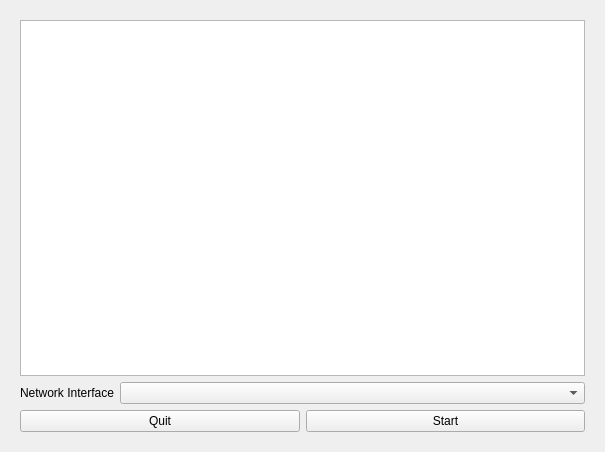
<?xml version="1.0" encoding="UTF-8"?>
<ui version="4.0">
 <class>NetworkTransceiverSlave</class>
 <widget class="QWidget" name="NetworkTransceiverSlave">
  <property name="geometry">
   <rect>
    <x>0</x>
    <y>0</y>
    <width>605</width>
    <height>452</height>
   </rect>
  </property>
  <property name="windowTitle">
   <string>Form</string>
  </property>
  <layout class="QVBoxLayout" name="verticalLayout_3">
   <item>
    <widget class="QStackedWidget" name="stackedWidget">
     <widget class="QWidget" name="StateInitSlave">
      <layout class="QVBoxLayout" name="verticalLayout_2">
       <item>
        <layout class="QVBoxLayout" name="verticalLayout">
         <item>
          <widget class="QGraphicsView" name="logoGraphicsView"/>
         </item>
         <item>
          <layout class="QFormLayout" name="formLayout">
           <property name="formAlignment">
            <set>Qt::AlignLeading|Qt::AlignLeft|Qt::AlignVCenter</set>
           </property>
           <item row="0" column="0">
            <widget class="QLabel" name="label_2">
             <property name="text">
              <string>Network Interface</string>
             </property>
            </widget>
           </item>
           <item row="0" column="1">
            <widget class="QComboBox" name="networkInterfaceComboBox"/>
           </item>
          </layout>
         </item>
         <item>
          <layout class="QHBoxLayout" name="horizontalLayout">
           <item>
            <widget class="QPushButton" name="quitPushButton">
             <property name="text">
              <string>Quit</string>
             </property>
            </widget>
           </item>
           <item>
            <widget class="QPushButton" name="startPushButton">
             <property name="text">
              <string>Start</string>
             </property>
            </widget>
           </item>
          </layout>
         </item>
        </layout>
       </item>
      </layout>
     </widget>
     <widget class="QWidget" name="StateBroadcast">
      <layout class="QVBoxLayout" name="verticalLayout_5">
       <item>
        <layout class="QVBoxLayout" name="verticalLayout_4">
         <item>
          <widget class="QLabel" name="broadcastAnimationLabel">
           <property name="text">
            <string/>
           </property>
           <property name="alignment">
            <set>Qt::AlignCenter</set>
           </property>
          </widget>
         </item>
         <item>
          <layout class="QHBoxLayout" name="horizontalLayout_2">
           <item>
            <widget class="QPushButton" name="stopBroadcastPushButton">
             <property name="text">
              <string>Stop</string>
             </property>
            </widget>
           </item>
          </layout>
         </item>
        </layout>
       </item>
      </layout>
     </widget>
     <widget class="QWidget" name="StateReceiveInput">
      <layout class="QVBoxLayout" name="verticalLayout_7">
       <item>
        <layout class="QVBoxLayout" name="verticalLayout_6">
         <item>
          <widget class="QLabel" name="receiveAnimationLabel">
           <property name="text">
            <string/>
           </property>
           <property name="pixmap">
            <pixmap resource="../resources/resources.qrc">:/network-transmit-receive.svg</pixmap>
           </property>
           <property name="alignment">
            <set>Qt::AlignCenter</set>
           </property>
          </widget>
         </item>
         <item>
          <widget class="QPushButton" name="stopReceivingPushButton">
           <property name="text">
            <string>Stop</string>
           </property>
          </widget>
         </item>
        </layout>
       </item>
      </layout>
     </widget>
    </widget>
   </item>
  </layout>
 </widget>
 <resources>
  <include location="../resources/resources.qrc"/>
 </resources>
 <connections/>
</ui>
